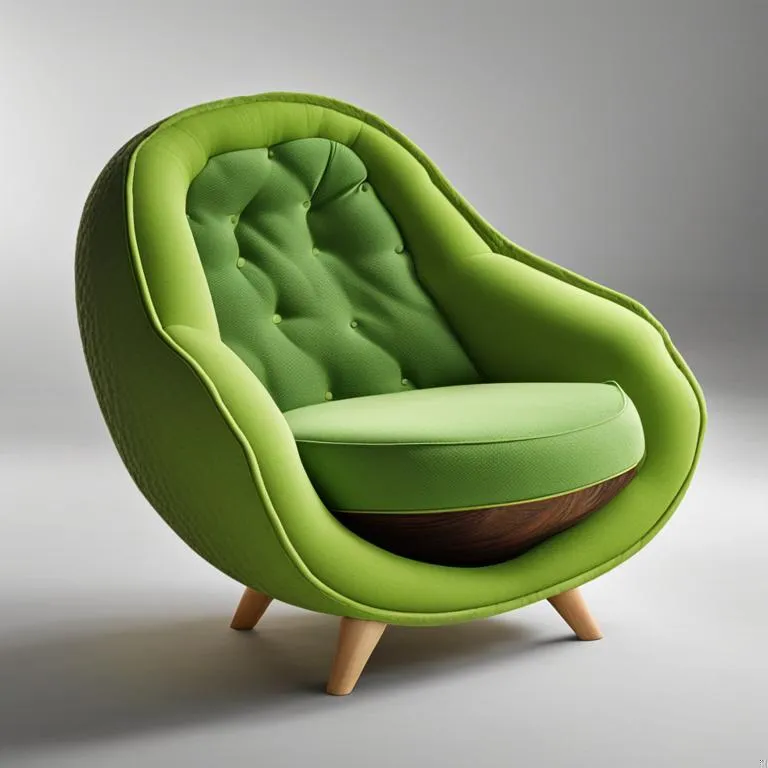
#> input picture avocado_armchair.jpg, 768 x 768 px, found by its file name
$ python main2.py
#> lines starting #> are read from the running program, lines starting #| are printed output that depends on the picture; after the words box and inside, x2 and y2 are one past the last pixel; in counts of white or black regions, pixels touching at a corner belong together
import cv2
import numpy as np
import matplotlib.pyplot as plt
import os
import replicate
import requests


def create_checkerboard_with_image(image_path, padding):
    """
    Create a checkerboard canvas and place the original image on it.

    Args:
        image_path (str): The path to the original image.
        padding (int): The amount of padding around the image.

    Returns:
        np.array: The new image with the original image placed on the checkerboard canvas.
    """
#> called with padding = 500
    # Load the original image
    image = cv2.imread(image_path, cv2.IMREAD_UNCHANGED)  # Read image with alpha channel if it exists
#> image is the input picture: shape (768, 768, 3); mean B, G, R 120.2, 150.6, 141.7
    # If the original image has 3 channels (RGB), add an alpha channel to make it RGBA
    if image.shape[2] == 3:
        image = cv2.cvtColor(image, cv2.COLOR_BGR2BGRA)
#> image: shape (768, 768, 4)
    image_height, image_width = image.shape[:2]
#> image_height = 768; image_width = 768

    # Calculate the canvas size with padding
    canvas_size = max(image_width, image_height) + 2 * padding
#> canvas_size = 1768

    check_size = 20  # Adjust this to your desired checkerboard square size

    # Adjust canvas size to be a multiple of check_size
    canvas_size = ((canvas_size + check_size - 1) // check_size) * check_size
#> canvas_size = 1780

    # Create a checkerboard canvas with transparency
    canvas = np.zeros((canvas_size, canvas_size, 4), dtype=np.uint8)  # Adding alpha channel
    num_checks = canvas_size // check_size
#> num_checks = 89

    for i in range(num_checks):
        for j in range(num_checks):
            if (i + j) % 2 == 0:
                canvas[i * check_size:(i + 1) * check_size, j * check_size:(j + 1) * check_size] = (255, 255, 255, 255)
            else:
                canvas[i * check_size:(i + 1) * check_size, j * check_size:(j + 1) * check_size] = (200, 200, 200, 255)
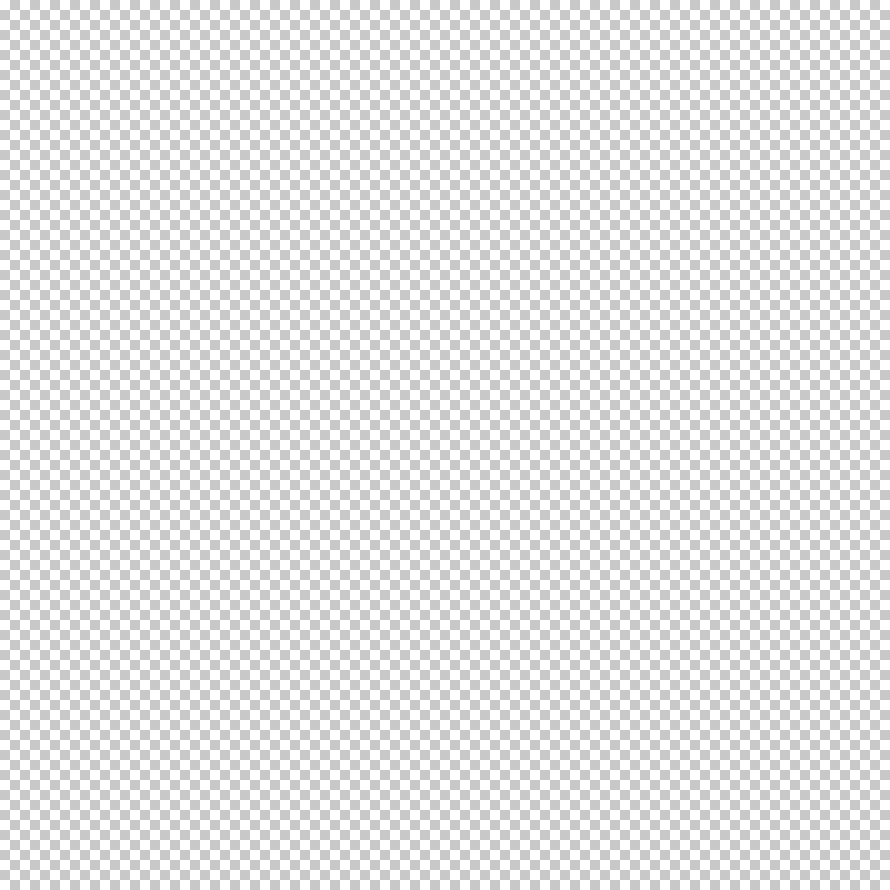
#> canvas: shape (1780, 1780, 4) (shown at 1/2 size); mean of channels 0, 1, 2, 3 227.5, 227.5, 227.5, 255; drawn as B, G, R

    # Calculate the position to place the original image on the canvas
    y_offset = (canvas_size - image_height) // 2
#> y_offset = 506
    x_offset = (canvas_size - image_width) // 2
#> x_offset = 506

    # Place the original image on the canvas
    canvas[y_offset:y_offset + image_height, x_offset:x_offset + image_width, :] = image
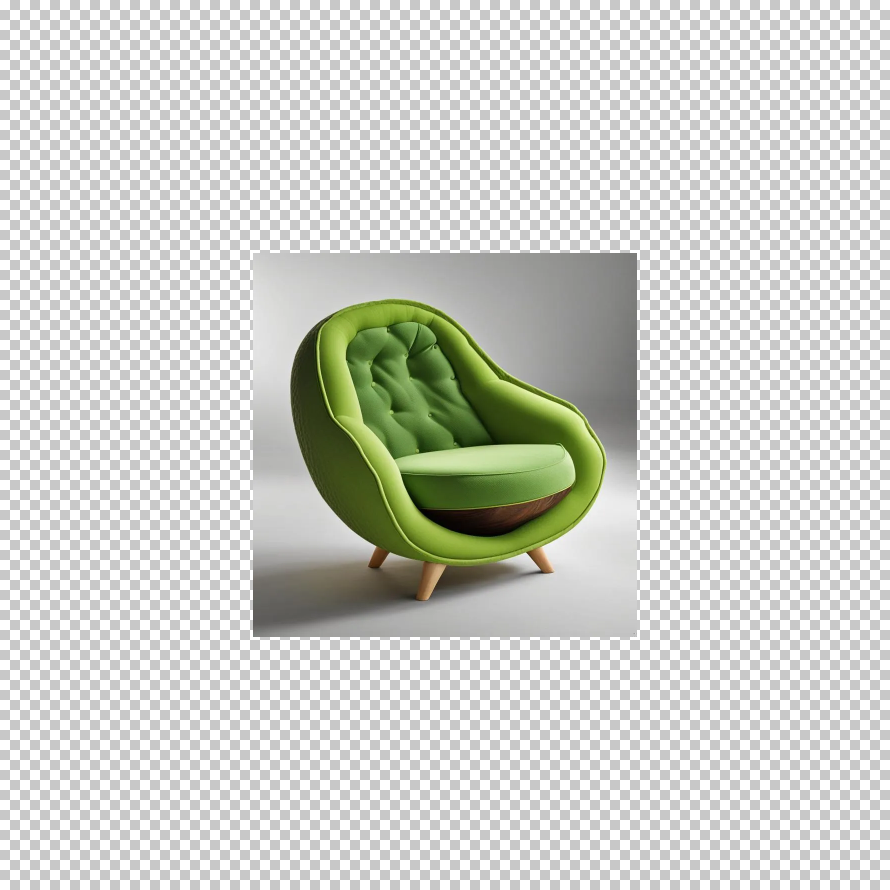
#> canvas: shape (1780, 1780, 4) (shown at 1/2 size); mean of channels 0, 1, 2, 3 207.5, 213.2, 211.5, 255; drawn as B, G, R

    return image, canvas, (x_offset, y_offset, image_width, image_height)


def create_mask(canvas_size, image_position):
    """
    Create a mask image.

    Args:
        canvas_size (int): The size of the checkerboard canvas.
        image_position (tuple): The position and size of the original image on the canvas.
        border (int): The border to shrink the black rectangle inside the original image.

    Returns:
        np.array: The mask image.
    """
    mask = np.ones((canvas_size, canvas_size), dtype=np.uint8) * 255  # Start with a white mask

    x_offset, y_offset, image_width, image_height = image_position

    border = 20  # Adjust this to your desired border size to shrink the black rectangle

    # Calculate the position of the slightly smaller black rectangle
    x1 = x_offset + border
    y1 = y_offset + border
    x2 = x_offset + image_width - border
    y2 = y_offset + image_height - border

    # Draw the black rectangle on the mask
    mask[y1:y2, x1:x2] = 0

    return mask


# Example usage
image_path = r"C:\Users\Aditya PC\PycharmProjects\image_outpainting\avocado_armchair.jpg"
padding = 500  # Adjust this to your desired padding


original_image, new_image_with_canvas, image_position = create_checkerboard_with_image(image_path, padding)
#> image_position = (506, 506, 768, 768)
mask = create_mask(new_image_with_canvas.shape[0], image_position)
#> in create_mask, `x_offset, y_offset, image_width, image_height = image_position`: x_offset = 506; image_width = 768
#> in create_mask, `x1 = x_offset + border`: x1 = 526
#> in create_mask, `x2 = x_offset + image_width - border`: x2 = 1254
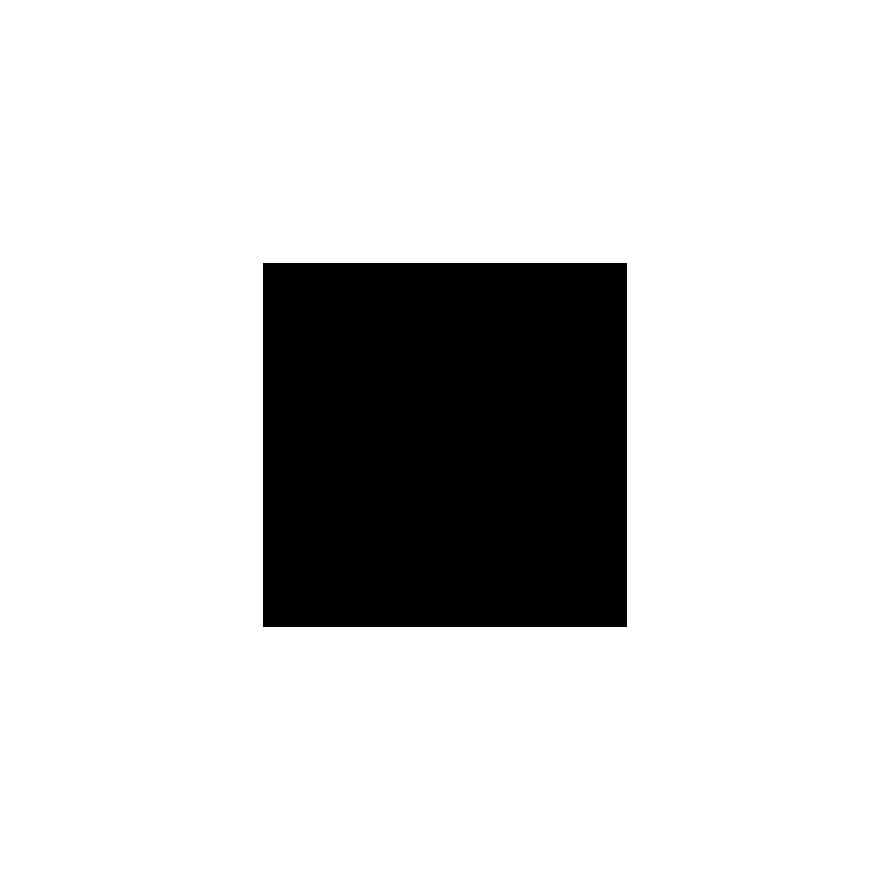
#> mask: shape (1780, 1780) (shown at 1/2 size); 83.3% white; 1 black region, box (x1, y1, x2, y2) and area: (526, 526, 1254, 1254) 529984

# Save the images
output_dir = os.path.dirname(image_path)
new_image_with_canvas_path = os.path.join(output_dir, "checkerboard_with_image.jpg")
mask_image_path = os.path.join(output_dir, "mask_image.jpg")

cv2.imwrite(new_image_with_canvas_path, new_image_with_canvas)
cv2.imwrite(mask_image_path, mask)


# Paths to your images
source_image_path = r"C:\Users\Aditya PC\PycharmProjects\image_outpainting\checkerboard_with_image.jpg"
mask_image_path = r"C:\Users\Aditya PC\PycharmProjects\image_outpainting\mask_image.jpg"

# Set your Replicate API token
api_token = "your_replicate_API_token"
# Set up the Replicate API client with authentication
os.environ["REPLICATE_API_TOKEN"] = api_token

# Set up the Replicate API client
#> (the run stopped early here; a loop or call above may not have finished)
